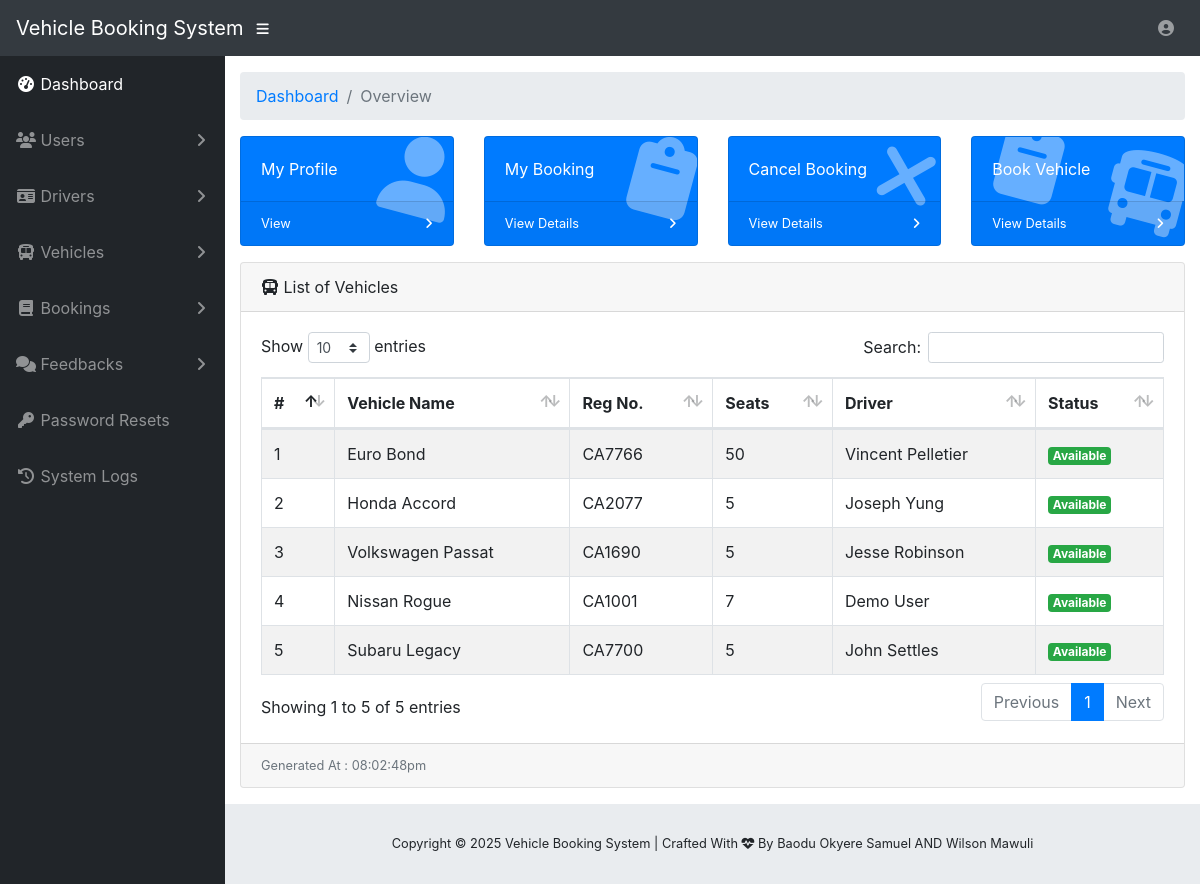
/user-dashboard.php (signed in), run on the app's committed database.
### tables this page shows
CREATE TABLE IF NOT EXISTS `tms_vehicle` (
  `v_id` int(20) NOT NULL,
  `v_name` varchar(200) NOT NULL,
  `v_reg_no` varchar(200) NOT NULL,
  `v_pass_no` varchar(200) NOT NULL,
  `v_driver` varchar(200) NOT NULL,
  `v_category` varchar(200) NOT NULL,
  `v_dpic` varchar(200) NOT NULL,
  `v_status` varchar(200) NOT NULL
);

### user-dashboard.php (the view, shortened to what this page needs)
<?php
  include('vendor/inc/config.php');
?>
<!DOCTYPE html>
<html lang="en">
<?php include ('vendor/inc/head.php');?>
<body id="page-top">
  <?php include ('vendor/inc/nav.php');?>
  <div id="wrapper">
    <?php include('vendor/inc/sidebar.php');?>
    <div id="content-wrapper">
      <div class="container-fluid">
        <ol class="breadcrumb">
          <li class="breadcrumb-item">
            <a href="user-dashboard.php">Dashboard</a>
          </li>
          <li class="breadcrumb-item active">Overview</li>
        </ol>
        <div class="row">
          <div class="col-xl-3 col-sm-6 mb-3">
            <div class="card text-white bg-primary o-hidden h-100">
              <div class="card-body">
                <div class="card-body-icon">
                  <i class="fas fa-fw fa-user"></i>
                </div>
                <div class="mr-5">My Profile</div>
              </div>
              <a class="card-footer text-white clearfix small z-1" href="user-view-profile.php">
                <span class="float-left">View</span>
                <span class="float-right">
                  <i class="fas fa-angle-right"></i>
                </span>
              </a>
            </div>
          </div>
          <div class="col-xl-3 col-sm-6 mb-3">
            <div class="card text-white bg-primary o-hidden h-100">
              <div class="card-body">
                <div class="card-body-icon">
                  <i class="fas fa-fw fa-clipboard"></i>
                </div>
                <div class="mr-5">My Booking</div>
              </div>
              <a class="card-footer text-white clearfix small z-1" href="user-view-booking.php">
                <span class="float-left">View Details</span>
                <span class="float-right">
                  <i class="fas fa-angle-right"></i>
                </span>
              </a>
            </div>
          </div>
          <div class="col-xl-3 col-sm-6 mb-3">
            <div class="card text-white bg-primary o-hidden h-100">
              <div class="card-body">
                <div class="card-body-icon">
                  <i class="fas fa-fw fa fa-times"></i>
                </div>
                <div class="mr-5">Cancel Booking</div>
              </div>
              <a class="card-footer text-white clearfix small z-1" href="user-manage-booking.php">
                <span class="float-left">View Details</span>
                <span class="float-right">
                  <i class="fas fa-angle-right"></i>
                </span>
              </a>
            </div>
          </div>
          <div class="col-xl-3 col-sm-6 mb-3">
            <div class="card text-white bg-primary o-hidden h-100">
              <div class="card-body">
                <div class="card-body-icon">
                  <i class="fas fa-fw fa-clipboard"></i> <i class="fas fa-fw fa-bus"></i>
                </div>
                <div class="mr-5">Book Vehicle</div>
              </div>
              <a class="card-footer text-white clearfix small z-1" href="usr-book-vehicle.php">
                <span class="float-left">View Details</span>
                <span class="float-right">
                  <i class="fas fa-angle-right"></i>
                </span>
              </a>
            </div>
          </div>
        </div>
       <div class="card mb-3">
          <div class="card-header">
            <i class="fas fa-bus"></i>
            List of Vehicles</div>
          <div class="card-body">
            <div class="table-responsive">
              <table class="table table-bordered table-striped table-hover" id="dataTable" width="100%" cellspacing="0">
                <thead>
                  <tr>
                    <th>#</th>
                    <th>Vehicle Name</th>
                    <th>Reg No.</th>
                    <th>Seats</th>
                    <th>Driver</th>
                    <th>Status</th>
                  </tr>
                </thead>
                <tbody>
                <?php
                  $ret="SELECT * FROM tms_vehicle ";
                  $stmt= $mysqli->prepare($ret) ;
                  $stmt->execute() ;
                  $res=$stmt->get_result();
                  $cnt=1;
                  while($row=$res->fetch_object())
                {
                ?>
                  <tr>
                    <td><?php echo $cnt;?></td>
                    <td><?php echo $row->v_name;?></td>
                    <td><?php echo $row->v_reg_no;?></td>
                    <td><?php echo $row->v_pass_no;?></td>
                    <td><?php echo $row->v_driver;?></td>
                    <td><?php if($row->v_status == "Available"){ echo '<span class = "badge badge-success">'.$row->v_status.'</span>'; } else { echo '<span class = "badge badge-danger">'.$row->v_status.'</span>';}?></td>
                  </tr>
                  <?php  $cnt = $cnt +1; }?>
                </tbody>
              </table>
            </div>
          </div>
          <div class="card-footer small text-muted">
            <?php
              echo "Generated At : " . date("h:i:sa");
            ?>
        </div>
        </div>
      </div>
     <?php include("vendor/inc/footer.php");?>
    </div>
  </div>
</body>
</html>

### data on the page
tms_vehicle: v_name "Euro Bond", v_reg_no "CA7766", v_pass_no "50", v_driver "Vincent Pelletier", v_status "Available"
tms_vehicle: v_name "Honda Accord", v_reg_no "CA2077", v_pass_no "5", v_driver "Joseph Yung", v_status "Available"
tms_vehicle: v_name "Volkswagen Passat", v_reg_no "CA1690", v_pass_no "5", v_driver "Jesse Robinson", v_status "Available"
tms_vehicle: v_name "Nissan Rogue", v_reg_no "CA1001", v_pass_no "7", v_driver "Demo User", v_status "Available"
tms_vehicle: v_name "Subaru Legacy", v_reg_no "CA7700", v_pass_no "5", v_driver "John Settles", v_status "Available"
